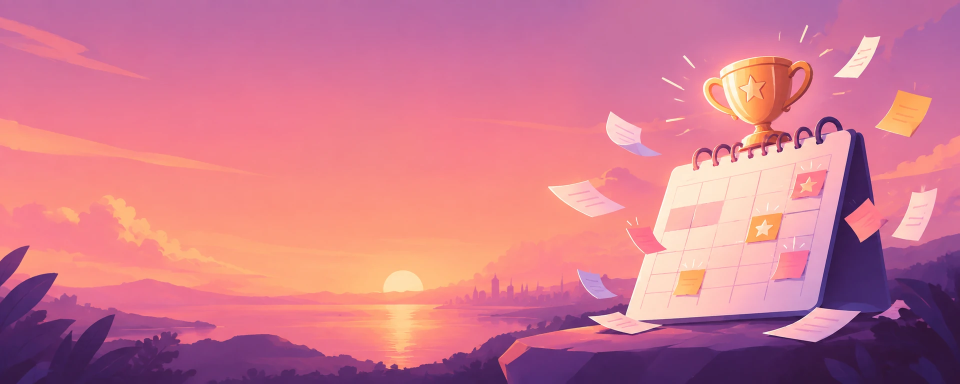
#> input picture 06 Иллюстрации/Обложки/Обложка ContestReminder.webp, 1920 x 768 px (shown at 1/2 size)
$ python -i 'картинки до сжатия 2026-10-02.py'   (imports and definitions only)
#> lines starting #> are read from the running program, lines starting #| are printed output that depends on the picture; after the words box and inside, x2 and y2 are one past the last pixel; in counts of white or black regions, pixels touching at a corner belong together
#> further down, picture is the input picture: PIL image 1920x768 RGB; mean R, G, B 207.2, 120.2, 141.2
#!/usr/bin/env python3
# ============================================================
#  Инструменты библиотеки картинок. Нужны Pillow и numpy: pip install pillow numpy
#
#  python картинки.py нарезать лист.png [ещё.png ...] [ключи]
#      Лист с несколькими рисунками -> отдельные квадратные картинки.
#      Рисунки ищутся сами (по пустому месту между ними), порядок - по строкам.
#      --setka 4x3        резать строго на 4 столбца и 3 строки (как в cpp-docs-panel)
#      --razmer 256       сторона результата в px (0 - не менять)
#      --format webp      webp | png
#      --imena a,b,c      имена по порядку (иначе <лист>_01, _02 ...)
#      --fon auto         auto | ubrat | ostavit - убрать однотонный фон (auto: если он есть)
#      --obvodka 0        белая обводка в px, как у наклеек (после удаления фона)
#      --otstup 0.06      поля вокруг рисунка (доля стороны)
#      --out папка        куда класть (иначе "<лист> - нарезка" рядом с листом)
#
#  python картинки.py конвертировать файлы/папки [--v webp|png|jpg|ico] [--max 1920] [--zamenit]
#      Перевод формата и уменьшение. ico - сразу 16..256 px в одном файле.
#      --zamenit удаляет исходник после удачной конвертации.
#
#  python картинки.py дубли [папка]
#      Ищет одинаковые картинки (тот же рисунок в другом размере или формате),
#      оставляет самую крупную, остальные ПЕРЕНОСИТ в "_дубли" (не удаляет).
#
#  python картинки.py галерея
#      Пересобирает Галерея.html по всем картинкам библиотеки.
# ============================================================
import argparse
import html
import json
import os
import shutil
import sys
import time

import numpy as np
from PIL import Image, ImageDraw, ImageFilter

# [4 lines not run here, left out]

LIB = os.path.dirname(os.path.dirname(os.path.abspath(__file__)))
EXT = (".png", ".jpg", ".jpeg", ".webp", ".bmp", ".gif", ".ico", ".svg", ".avif")
INBOX = "00 Входящие"      # неразобранное: в галерею и в поиск дублей не попадает


# [14 lines left out: functions images_in, load, not called in this run]


# ---------------------------------------------------------------- фон
def border_color(im):
    a = np.asarray(im.convert("RGB")).astype(int)
    b = np.concatenate([a[0], a[-1], a[:, 0], a[:, -1]])
    med = np.median(b, 0)
#> med = [180, 105, 142]
    uniform = (np.abs(b - med).max(1) < 24).mean() > 0.85
#> uniform = False
    return med, uniform


def remove_bg(im, tol=38):
    """Убирает однотонный фон, связанный с краями (внутренние белые детали остаются)."""
    rgb = np.asarray(im.convert("RGB")).astype(int)
    bg, _ = border_color(im)
#> bg = [180, 105, 142]
    cand = (np.abs(rgb - bg).max(2) <= tol).astype(np.uint8) * 255
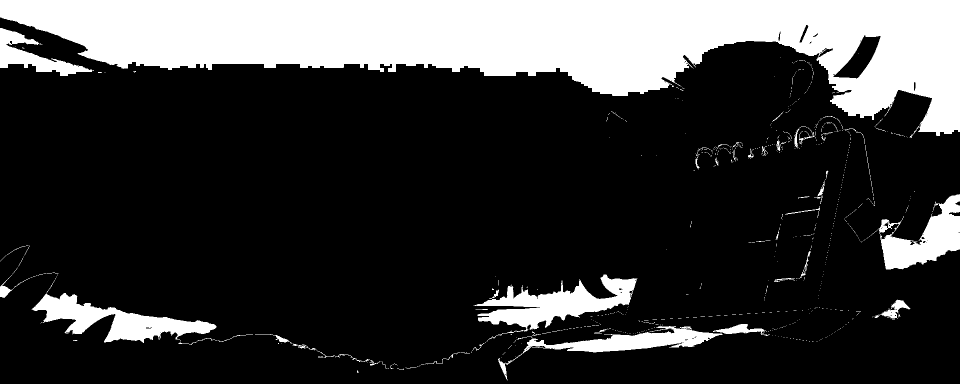
#> cand: shape (768, 1920) (shown at 1/2 size); 22.4% white; 711 white regions (657 under 20 px), largest, box (x1, y1, x2, y2) and area: (0, 0, 1920, 272) 265402, (947, 549, 1275, 684) 15292, (63, 560, 433, 686) 14152
    m = Image.fromarray(cand, "L").copy()   # copy: иначе буфер только для чтения и заливка уходит в копию
    px, (w, h) = m.load(), m.size
#> w = 1920; h = 768
    for x in range(w):
        for y in (0, h - 1):
            if px[x, y] == 255:
                ImageDraw.floodfill(m, (x, y), 128)
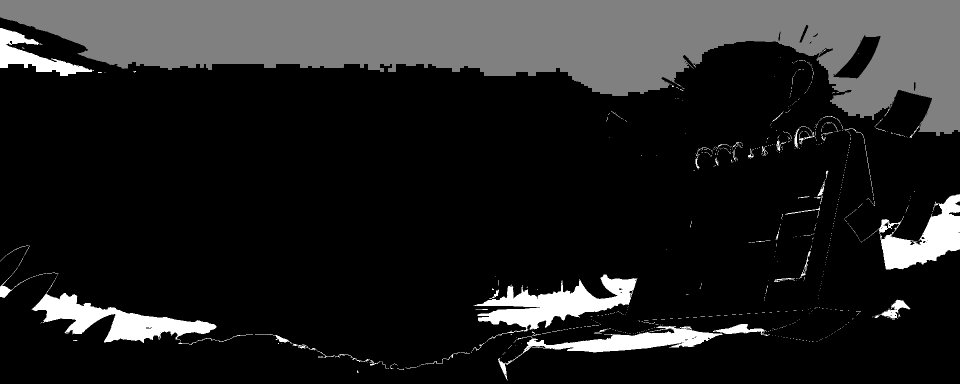
#> m: PIL image 1920x768 L (shown at 1/2 size); min 0, max 255, mean 34.2
    for y in range(h):
        for x in (0, w - 1):
            if px[x, y] == 255:
                ImageDraw.floodfill(m, (x, y), 128)
    keep = (np.asarray(m) != 128).astype(np.uint8) * 255
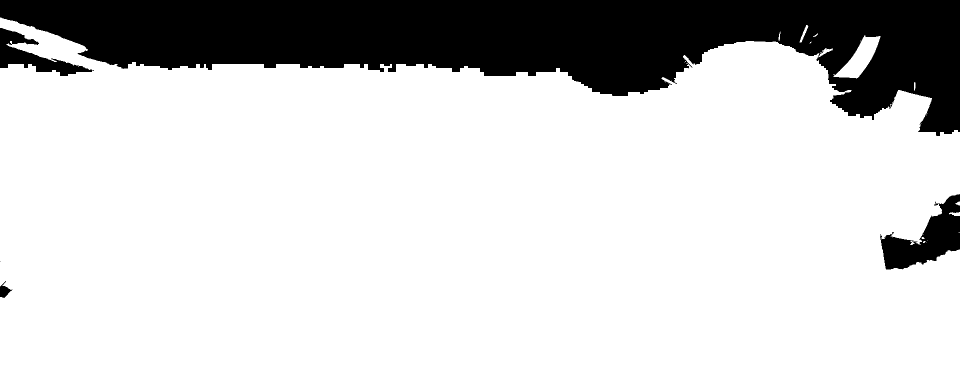
#> keep: shape (768, 1920) (shown at 1/2 size); 80.8% white; 5 black regions (1 under 20 px), largest, box (x1, y1, x2, y2) and area: (0, 0, 1920, 272) 265347, (1760, 388, 1920, 539) 11292, (0, 56, 188, 152) 6151, (0, 562, 25, 596) 396
    soft = Image.fromarray(keep, "L").filter(ImageFilter.GaussianBlur(0.8))
#> (the run stopped early here; a loop or call above may not have finished)
